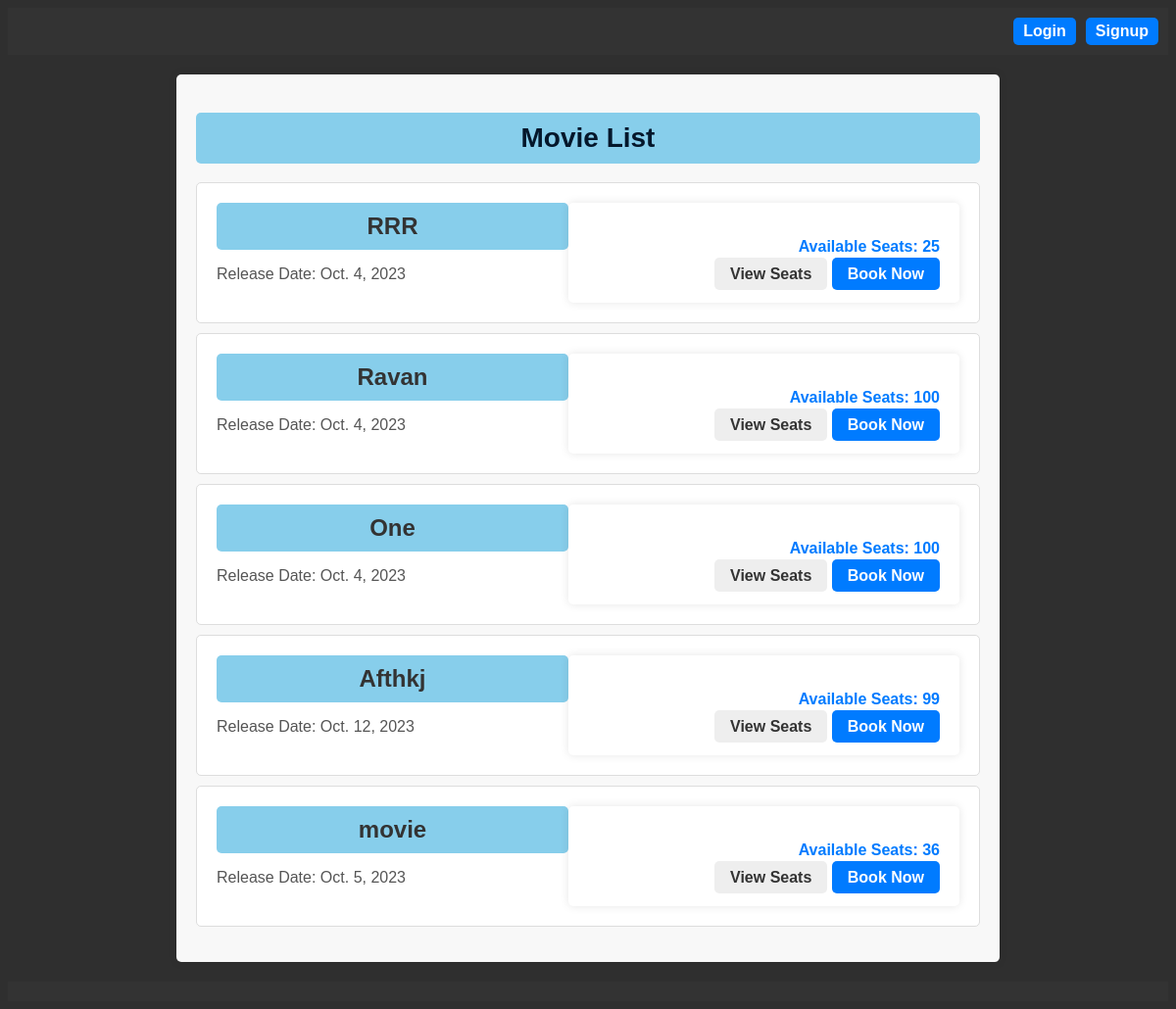
Before: / with the older database file.
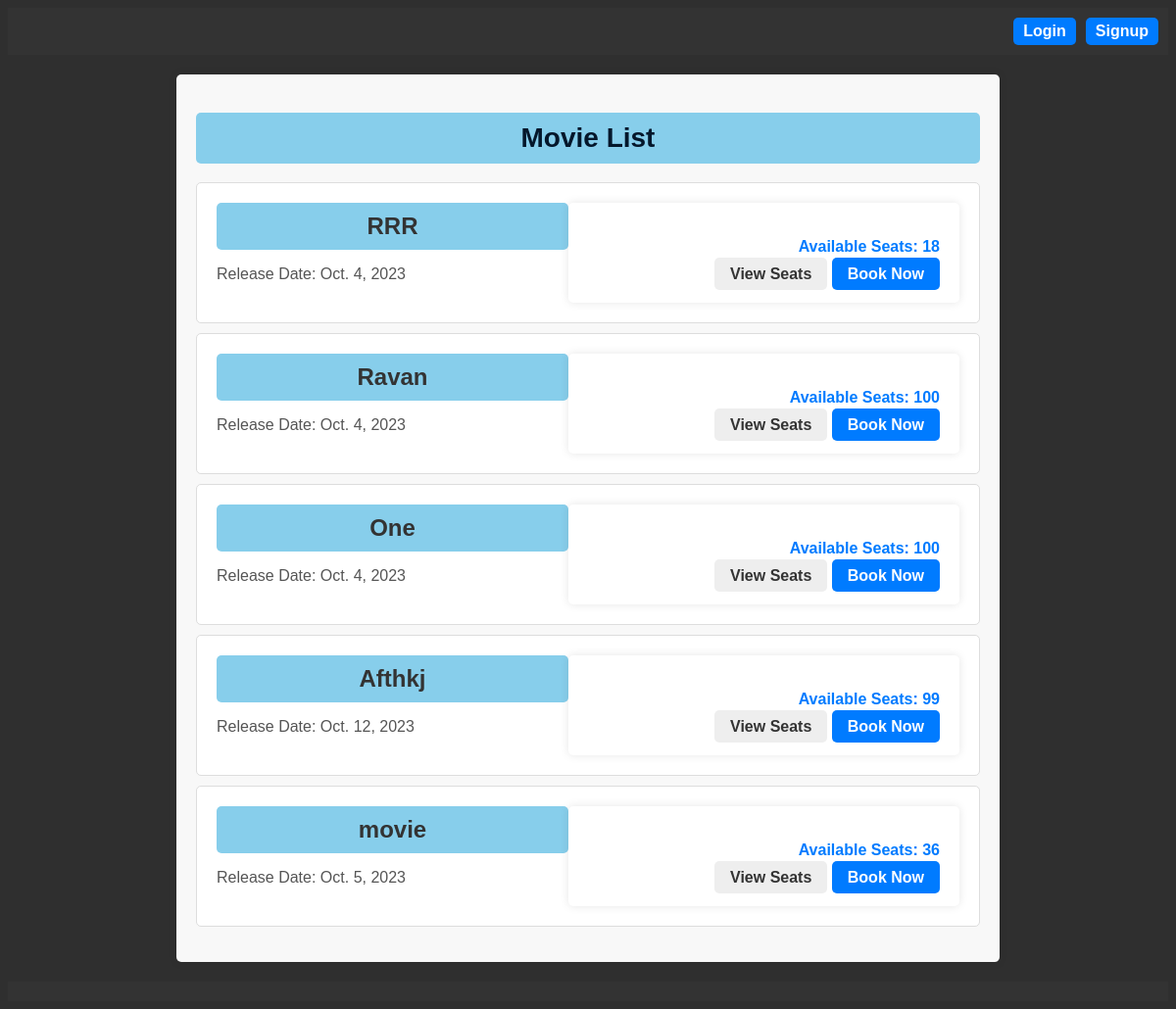
After: the same page with the newer database file.
### movie_booking/models.py (models this page shows, shortened)
class Movie(models.Model):
    title = models.CharField(max_length=100)
    description = models.TextField()
    total_seats = models.PositiveIntegerField(default=100)
    release_date = models.DateField()
    seats_available = models.PositiveIntegerField()
    seats_booked = models.PositiveIntegerField(default=0)

### movie_booking/views.py (the view)
# urls.py: path('', views.MovieListView.as_view(), name='movie_list'),
class MovieListView(ListView):
    model = Movie
    template_name = 'movie_booking/movie_list.html'
    context_object_name = 'movies'

### movie_booking/templates/movie_booking/movie_list.html
{% extends 'base.html' %}
{% load static %}
{% block content %}
<body>
  <div class="movie-list">
    <h1>Movie List</h1>
    <ul class="movie-items">
      {% for movie in movies %}
        <li class="movie-item">
          <div class="movie-header">
            <h2>{{ movie.title }}</h2>
            <p class="release-date">Release Date: {{ movie.release_date }}</p>
          </div>
          <div class="movie-details">
            <p class="available-seats">Available Seats: {{ movie.seats_available }}</p>
            <a href="{% url 'movie_seats' movie.id %}" class="btn btn-secondary">View Seats</a>
            <a href="{% url 'book_movie' movie.id %}" class="btn btn-primary">Book Now</a>
          </div>
        </li>
      {% endfor %}
    </ul>
  </div>
</body>
{% endblock %}

Changed rows visible on the page:
changed Movie "RRR": seats_available "25" → "18"
